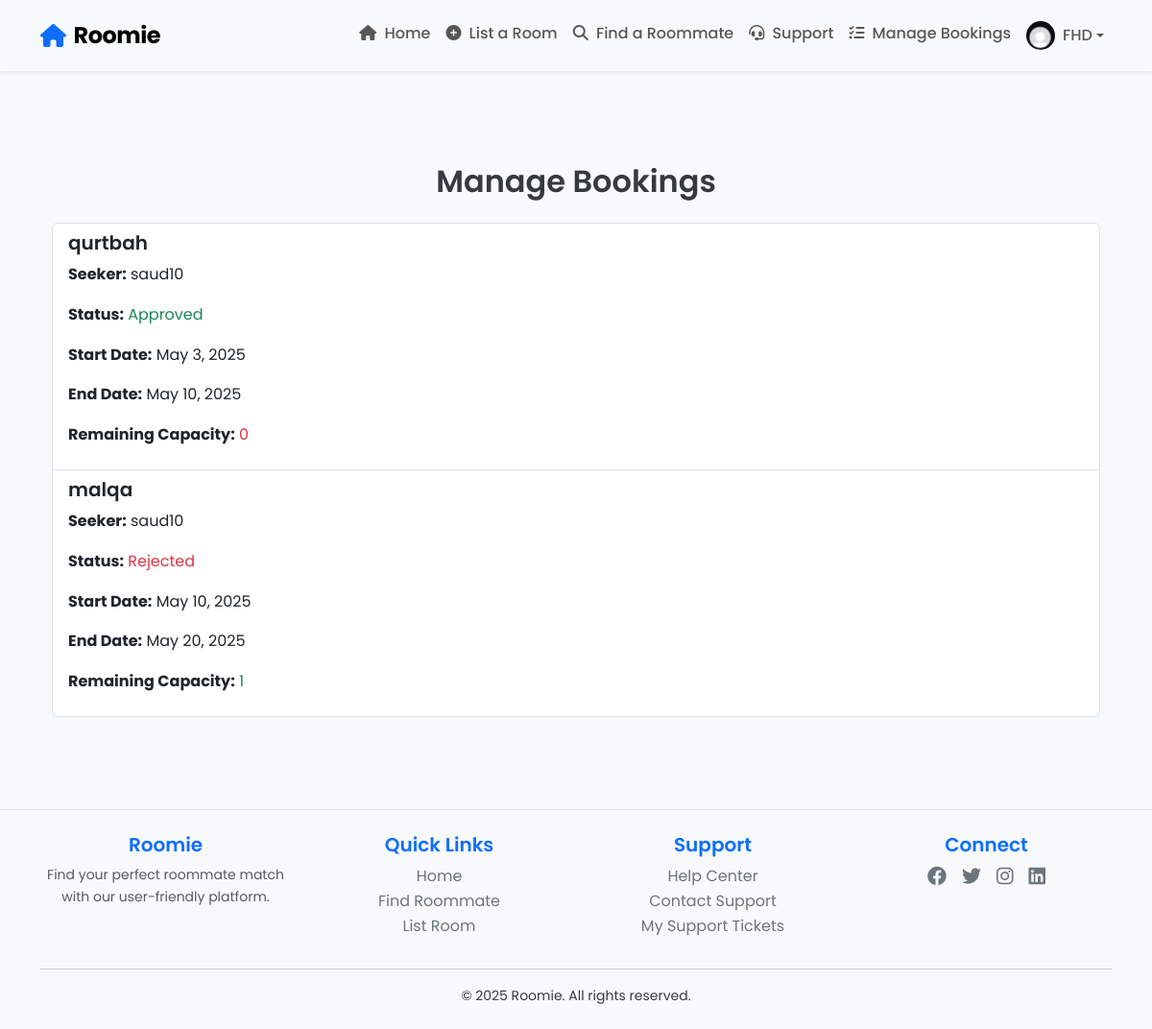
Screenshot of /manage-bookings/ (signed in) with the database file from the repository.
### core/models.py (models this page shows, shortened)
class User(AbstractUser):
    ACCOUNT_TYPE_CHOICES = [
        ('seeker', 'Seeker'),
        ('provider', 'Provider'),
    ]
    GENDER_CHOICES = [
        ('male', 'Male'),
        ('female', 'Female'),
        ('other', 'Other'),
    ]
    email = models.EmailField(unique=True)
    gender = models.CharField(max_length=10, choices=GENDER_CHOICES, blank=True, null=True)
    birthdate = models.DateField(blank=True, null=True)
    bio = models.TextField(blank=True, null=True)
    location = models.CharField(max_length=255, blank=True, null=True)
    profile_photo = models.ImageField(
        upload_to='profile_photos/',
        blank=True,
        null=True,
        default='profile_photos/default_user.jpg'  # Set default profile photo
    )
    account_type = models.CharField(max_length=10, choices=ACCOUNT_TYPE_CHOICES, default='seeker')
    is_available = models.BooleanField(default=True, help_text="Whether the user is currently available as a roommate")

class RoomBooking(models.Model):
    room = models.ForeignKey(Room, on_delete=models.CASCADE, related_name='bookings')
    seeker = models.ForeignKey(User, on_delete=models.CASCADE, related_name='bookings')
    start_date = models.DateField()
    end_date = models.DateField()
    status = models.CharField(max_length=20, choices=[
        ('pending', 'Pending'),
        ('approved', 'Approved'),
        ('rejected', 'Rejected'),
        ('cancelled', 'Cancelled'),
    ], default='pending')
    timestamp = models.DateTimeField(auto_now_add=True)
    notification_sent = models.BooleanField(default=False)  # Track if the seeker has been notified

class Room(models.Model):
    room_id = models.AutoField(primary_key=True)  # Custom primary key
    provider = models.ForeignKey(User, on_delete=models.CASCADE, related_name='rooms')
    title = models.CharField(max_length=200)
    description = models.TextField()
    location = models.CharField(max_length=255)
    rent = models.DecimalField(max_digits=8, decimal_places=2)
    room_type = models.CharField(max_length=20, choices=[
        ('private', 'Private Room'),
        ('shared', 'Shared Room'),
        ('studio', 'Studio'),
        ('apartment', 'Apartment'),
    ])
    bedrooms = models.PositiveIntegerField(default=1)  # Number of bedrooms
    is_available = models.BooleanField(default=True)
    image = models.ImageField(
        upload_to='images/',
        blank=True,
        null=True,
        default='/media/images/default_room.jpg'  # Set default room image
        )
    created_at = models.DateTimeField(auto_now_add=True)

### roomie/views.py (the view)
# urls.py: path('manage-bookings/', views.manage_bookings, name='manage_bookings'),
@login_required
def manage_bookings(request):
    if request.user.account_type != 'provider':
        return redirect('home')
    bookings = RoomBooking.objects.filter(room__provider=request.user).select_related('room', 'seeker')
    booking_data = []
    for booking in bookings:
        room = booking.room
        approved_bookings = RoomBooking.objects.filter(room=room, status='approved').count()
        remaining_capacity = room.bedrooms - approved_bookings
        booking_data.append({
            'booking': booking,
            'remaining_capacity': remaining_capacity
        })
    return render(request, 'manage_bookings.html', {'booking_data': booking_data})

### roomie/templates/manage_bookings.html (shortened to what this page needs)
{% extends 'base.html' %}
{% block content %}
<div class="container mt-5">
    <h2 class="text-center">Manage Bookings</h2>
    <div class="list-group mt-4">
        {% for data in booking_data %}
        <div class="list-group-item">
            <h5 class="mb-2">{{ data.booking.room.title }}</h5>
            <p><strong>Seeker:</strong> {{ data.booking.seeker.username }}</p>
            <p><strong>Status:</strong>
                <span class="{% if data.booking.status == 'approved' %}text-success{% elif data.booking.status == 'rejected' %}text-danger{% else %}text-warning{% endif %}">
                    {{ data.booking.status|capfirst }}
                </span>
            </p>
            <p><strong>Start Date:</strong> {{ data.booking.start_date }}</p>
            <p><strong>End Date:</strong> {{ data.booking.end_date }}</p>
            <p><strong>Remaining Capacity:</strong>
                <span class="{% if data.remaining_capacity > 0 %}text-success{% else %}text-danger{% endif %}">
                    {{ data.remaining_capacity }}
                </span>
            </p>
        </div>
        {% empty %}
        <p class="text-center">No bookings available for your rooms.</p>
        {% endfor %}
    </div>
</div>
{% endblock %}

### roomie/templates/base.html (shortened to what this page needs)
{% load static %}
<!DOCTYPE html>
<html lang="en">
  <head>
    <link
      rel="stylesheet"
      href="https://cdn.jsdelivr.net/npm/bootstrap@5.3.0/dist/css/bootstrap.min.css"
    />
    <link
      rel="stylesheet"
      href="https://cdnjs.cloudflare.com/ajax/libs/font-awesome/6.4.0/css/all.min.css"
    />
    <link rel="stylesheet" href="{% static 'roomie/styles.css' %}" />
  </head>
  <body class="page-transition">
    <nav class="navbar navbar-expand-lg navbar-light bg-light shadow-sm sticky-top">
      <div class="container">
        <a class="navbar-brand d-flex align-items-center" href="{% url 'home' %}">
          <i class="fas fa-home me-2 text-primary"></i>
          <span class="fw-bold">Roomie</span>
        </a>
        <div class="collapse navbar-collapse" id="navbarNav">
          <ul class="navbar-nav ms-auto">
            <li class="nav-item">
              <a class="nav-link" href="{% url 'home' %}">
                <i class="fas fa-home me-1"></i> Home
              </a>
            </li>
            {% if user.is_authenticated and user.account_type == 'provider' %}
            <li class="nav-item">
              <a class="nav-link" href="{% url 'list_room' %}">
                <i class="fas fa-plus-circle me-1"></i> List a Room
              </a>
            </li>
            {% endif %}
            <li class="nav-item">
              <a class="nav-link" href="{% url 'find_roommate' %}">
                <i class="fas fa-search me-1"></i> Find a Roommate
              </a>
            </li>
            <li class="nav-item">
              <a class="nav-link" href="{% url 'support_home' %}">
                <i class="fas fa-headset me-1"></i> Support
              </a>
            </li>
            {% if user.is_authenticated %}
              {% if user.account_type == 'provider' %}
              <li class="nav-item">
                <a class="nav-link" href="{% url 'manage_bookings' %}">
                  <i class="fas fa-tasks me-1"></i> Manage Bookings
                </a>
              </li>
              {% endif %}
              <li class="nav-item dropdown">
                <a
                  class="nav-link dropdown-toggle d-flex align-items-center"
                  href="#"
                  id="navbarDropdown"
                  role="button"
                  data-bs-toggle="dropdown"
                  aria-expanded="false"
                >
                  {% if user.profile_photo %}
                  <img
                    src="{{ user.profile_photo.url }}"
                    class="rounded-circle"
                    style="width: 30px; height: 30px; object-fit: cover"
                    alt="Profile"
                  />
                  {% endif %}
                  <span class="ms-2">{{ user.username }}</span>
                </a>
              </li>
            {% endif %}
          </ul>
        </div>
      </div>
    </nav>
    <main class="container py-5">{% block content %}{% endblock %}</main>
    {% include 'footer.html' %}
  </body>
</html>  </body>
</html>

### roomie/static/roomie/styles.css (style rules this page uses)
body { font-family: "Poppins", sans-serif; background-color: #f8f9fa; color: #343a40; line-height: 1.6; }
h1, h2, h3, h4, h5, h6 { font-weight: 600; }
.navbar { padding: 0.8rem 1rem; }
.navbar-brand { font-size: 1.5rem; font-weight: 700; letter-spacing: -0.5px; }
.nav-link { font-weight: 500; padding: 0.5rem 1rem; transition: all 0.3s; }

### rows the page displays
User: profile_photo (placeholder picture), username "FHD"
RoomBooking: booking.room "qurtbah", booking.seeker.username "saud10", booking.status "Approved", booking.start_date "May 3, 2025", booking.end_date "May 10, 2025", remaining_capacity "0"
RoomBooking: booking.room "malqa", booking.seeker.username "saud10", booking.status "Rejected", booking.start_date "May 10, 2025", booking.end_date "May 20, 2025", remaining_capacity "1"
